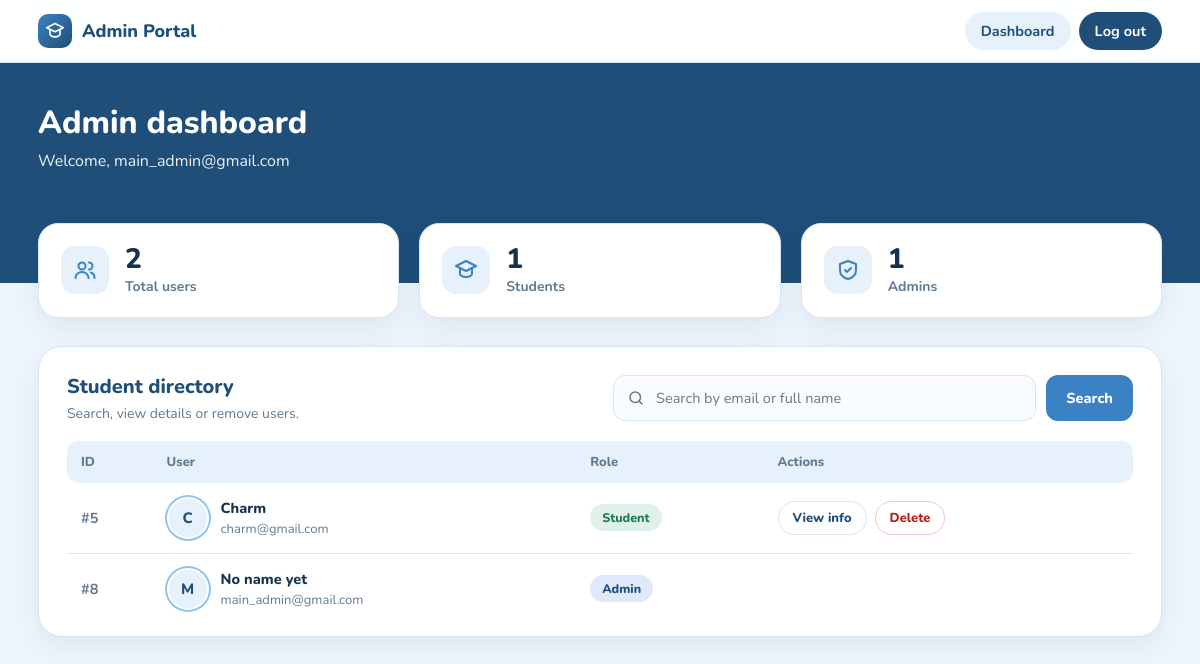
The page /admin_dashboard.php (signed in) on the database its author committed.
### tables this page shows
CREATE TABLE `users` (
  `id` int(11) NOT NULL,
  `email` varchar(100) NOT NULL,
  `password` varchar(255) NOT NULL,
  `role` varchar(20) NOT NULL DEFAULT 'student',
  `fullname` varchar(100) DEFAULT '',
  `nickname` varchar(50) DEFAULT '',
  `address` varchar(255) DEFAULT '',
  `preferred_course_2` varchar(100) DEFAULT '',
  `preferred_univ_2` varchar(100) DEFAULT '',
  `favorite_subject` varchar(100) DEFAULT '',
  `dream_job` varchar(100) DEFAULT '',
  `greatest_fear` varchar(255) DEFAULT '',
  `least_favorite_subject` varchar(100) DEFAULT ''
);

### admin_dashboard.php (the view, shortened to what this page needs)
<?php
$conn = new mysqli("localhost", "root", "", "login_db");
$total = $students = $admins = 0;
$counts = $conn->query("SELECT role, COUNT(*) AS c FROM users GROUP BY role");
while ($c = $counts->fetch_assoc()) {
    $total += $c['c'];
    if ($c['role'] === 'student') $students = (int)$c['c'];
    if ($c['role'] === 'admin')   $admins   = (int)$c['c'];
}
$search = trim($_GET['search'] ?? '');
if (!empty($search)) {
    $stmt = $conn->prepare("SELECT * FROM users WHERE email LIKE ? OR fullname LIKE ? ORDER BY id ASC");
    $searchTerm = "%" . $search . "%";
    $stmt->bind_param("ss", $searchTerm, $searchTerm);
    $stmt->execute();
    $result = $stmt->get_result();
    $stmt->close();
} else {
    $result = $conn->query("SELECT * FROM users ORDER BY id ASC");
}
function initials_of($name) {
    $out = '';
    foreach (array_slice(preg_split('/\s+/', trim($name)), 0, 2) as $part) {
        $out .= mb_strtoupper(mb_substr($part, 0, 1));
    }
    return $out ?: '?';
}
function photo_of($row) {
    $p = $row['profile_photo'] ?? '';
    return (!empty($p) && is_file(__DIR__ . '/' . $p)) ? $p : '';
}
?>
<!DOCTYPE html>
<html lang="en">
<head>
</head>
<body>
<header class="topbar">
    <div class="topbar-inner">
        <div class="brand">
            <div class="brand-mark">
                <svg viewBox="0 0 24 24" fill="none" stroke="currentColor" stroke-width="2" stroke-linecap="round" stroke-linejoin="round"><path d="M12 3 2 8l10 5 10-5-10-5Z"/><path d="M6 10.5V16c0 1.5 2.7 3 6 3s6-1.5 6-3v-5.5"/></svg>
            </div>
            Admin Portal
        </div>
        <nav class="nav">
            <a href="admin_dashboard.php" class="active">Dashboard</a>
            <a href="index.php" class="logout">Log out</a>
        </nav>
    </div>
</header>
<section class="hero">
    <div class="hero-inner">
        <h1>Admin dashboard</h1>
        <p>Welcome, <?php echo htmlspecialchars($_SESSION['user_email']); ?></p>
    </div>
</section>
<main class="wrap">
    <div class="stats">
        <div class="stat">
            <div class="icon">
                <svg viewBox="0 0 24 24" fill="none" stroke="currentColor" stroke-width="2" stroke-linecap="round" stroke-linejoin="round"><circle cx="9" cy="8" r="3.5"/><path d="M2.5 20c0-3.5 3-6 6.5-6s6.5 2.5 6.5 6"/><path d="M16 4.5a3.5 3.5 0 0 1 0 7"/><path d="M18 14.5c2 .7 3.5 2.6 3.5 5.5"/></svg>
            </div>
            <div><strong><?php echo $total; ?></strong><span>Total users</span></div>
        </div>
        <div class="stat">
            <div class="icon">
                <svg viewBox="0 0 24 24" fill="none" stroke="currentColor" stroke-width="2" stroke-linecap="round" stroke-linejoin="round"><path d="M12 3 2 8l10 5 10-5-10-5Z"/><path d="M6 10.5V16c0 1.5 2.7 3 6 3s6-1.5 6-3v-5.5"/></svg>
            </div>
            <div><strong><?php echo $students; ?></strong><span>Students</span></div>
        </div>
        <div class="stat">
            <div class="icon">
                <svg viewBox="0 0 24 24" fill="none" stroke="currentColor" stroke-width="2" stroke-linecap="round" stroke-linejoin="round"><path d="M12 3 4 6v6c0 4.5 3.2 7.8 8 9 4.8-1.2 8-4.5 8-9V6l-8-3Z"/><path d="m9 12 2 2 4-4"/></svg>
            </div>
            <div><strong><?php echo $admins; ?></strong><span>Admins</span></div>
        </div>
    </div>
    <section class="panel">
        <div class="panel-head">
            <div>
                <h2>Student directory</h2>
                <p>Search, view details or remove users.</p>
            </div>
            <form action="admin_dashboard.php" method="GET" class="search-box">
                <div class="search-field">
                    <svg viewBox="0 0 24 24" fill="none" stroke="currentColor" stroke-width="2" stroke-linecap="round" stroke-linejoin="round"><circle cx="11" cy="11" r="7"/><path d="m20 20-3.5-3.5"/></svg>
                    <input type="text" name="search" placeholder="Search by email or full name" aria-label="Search users" value="<?php echo htmlspecialchars($search); ?>">
                </div>
                <button type="submit" class="btn btn-primary">Search</button>
            </form>
        </div>
        <div class="table-wrap">
            <table>
                <thead>
                    <tr>
                        <th>ID</th>
                        <th>User</th>
                        <th>Role</th>
                        <th>Actions</th>
                    </tr>
                </thead>
                <tbody>
                    <?php if ($result->num_rows > 0): ?>
                        <?php while ($row = $result->fetch_assoc()): ?>
                            <?php $photo = photo_of($row); $name = $row['fullname'] ?: $row['email']; ?>
                            <tr>
                                <td class="id-cell">#<?php echo (int)$row['id']; ?></td>
                                <td>
                                    <div class="person">
                                        <div class="mini-avatar">
                                            <?php if ($photo): ?>
                                                <img src="<?php echo htmlspecialchars($photo); ?>" alt="">
                                            <?php else: ?>
                                                <?php echo htmlspecialchars(initials_of($name)); ?>
                                            <?php endif; ?>
                                        </div>
                                        <div>
                                            <strong><?php echo htmlspecialchars($row['fullname'] ?: 'No name yet'); ?></strong>
                                            <span><?php echo htmlspecialchars($row['email']); ?></span>
                                        </div>
                                    </div>
                                </td>
                                <td>
                                    <?php if ($row['role'] === 'admin'): ?>
                                        <span class="badge badge-admin">Admin</span>
                                    <?php else: ?>
                                        <span class="badge badge-student">Student</span>
                                    <?php endif; ?>
                                </td>
                                <td>
                                    <div class="row-actions">
                                        <?php if ($row['role'] === 'student'): ?>
                                            <a class="chip" href="admin_dashboard.php?view_id=<?php echo (int)$row['id']; ?><?php echo !empty($search) ? '&search=' . urlencode($search) : ''; ?>">View info</a>
                                        <?php endif; ?>
                                        <?php if ($row['id'] != $_SESSION['user_id']): ?>
                                            <form method="POST" action="admin_dashboard.php" onsubmit="return confirm('Delete this user? This cannot be undone.');">
                                                <button type="submit" class="chip chip-danger">Delete</button>
                                            </form>
                                        <?php endif; ?>
                                    </div>
                                </td>
                            </tr>
                        <?php endwhile; ?>
                    <?php else: ?>
                        <tr><td colspan="4" class="empty-row">No users found. Try a different search.</td></tr>
                    <?php endif; ?>
                </tbody>
            </table>
        </div>
    </section>
</main>
</body>
</html>

### rows shown on the page
users: id "5", fullname "C", fullname "Charm", email "charm@gmail.com", role "Student"
users: id "8", initials_of($name) "M", fullname "No name yet", email "main_admin@gmail.com", role "Admin"

### other values the page prints
$_SESSION['user_email'] "main_admin@gmail.com"
$total "2"
$students "1"
$admins "1"
